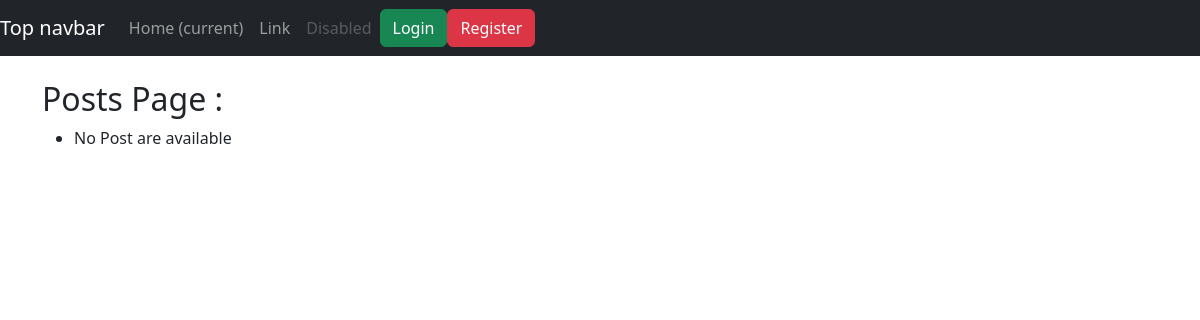
/posts/, run on an earlier commit of the app's database.
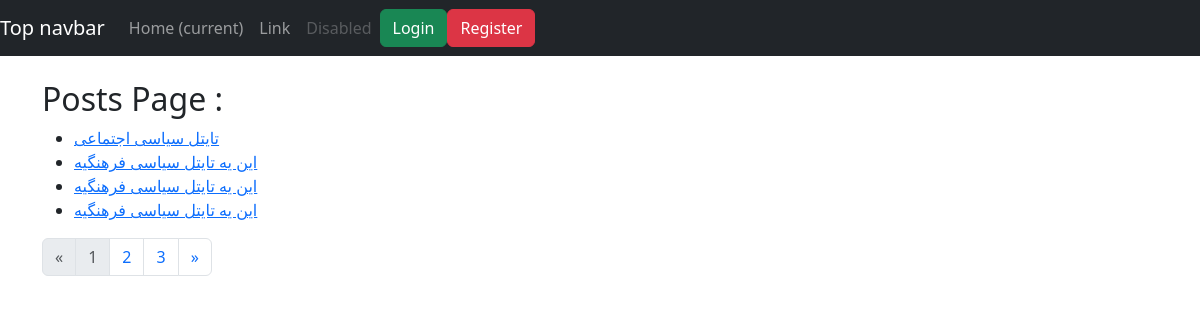
And on a later commit of the database.
### blog/models.py (models this page shows, shortened)
class Post(models.Model):
    title = models.CharField(max_length = 100)
    body = models.TextField()
    author = models.ForeignKey(User, on_delete=models.CASCADE)
    published_at = models.DateTimeField(default = timezone.now)
    created_at = models.DateTimeField(auto_now_add = True)
    updated_at = models.DateTimeField(auto_now = True)
    categories = models.ManyToManyField(Category)

### blog/views.py (the view)
# urls.py: path('', views.IndexView.as_view(), name = 'posts'),
class IndexView(ListView):
    model = Post
    context_object_name = 'posts'
    template_name = 'blog/index.html'
    paginate_by = 4
    def get_queryset(self):
        return Post.objects.order_by('-created_at')
    def get_context_data(self , **kwargs):
        context = super().get_context_data(**kwargs)
        context['title'] = 'Posts Page'
        return context

### blog/templates/blog/index.html (shortened to what this page needs)
{% extends 'blog/base.html' %}
{% block content %}
    <h2>{{ title }} : </h2>
    <ul>
        {% for post in posts %}
            <li><a href="{% url 'blog:detail' post.id %}">{{ post.title }}</a></li>
        {% empty %}
            <li>No Post are available</li>
        {% endfor %}
    </ul>
    {% include "blog/layouts/pagination.html" %}
{% endblock %}

What changed in the data, as far as the page shows it:
added Post: title "تایتل سیاسی اجتماعی"
added Post: title "این یه تایتل سیاسی فرهنگیه"
added Post: title "این یه تایتل سیاسی فرهنگیه"
added Post: title "این یه تایتل سیاسی فرهنگیه"
Also different on the page:
text no longer shown: "No Post are available"
new list line: "1"
new list line: "2"
new list line: "3"
